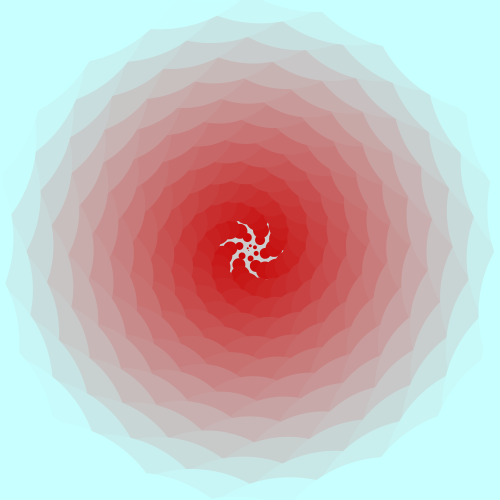
Frame 1 (no input)
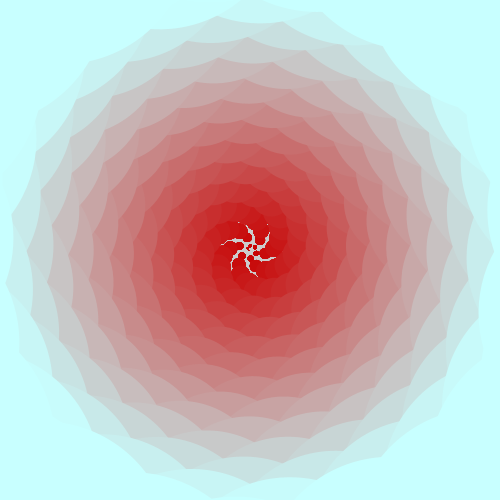
Frame 60 (the mouse pressed at the canvas centre just before this capture)
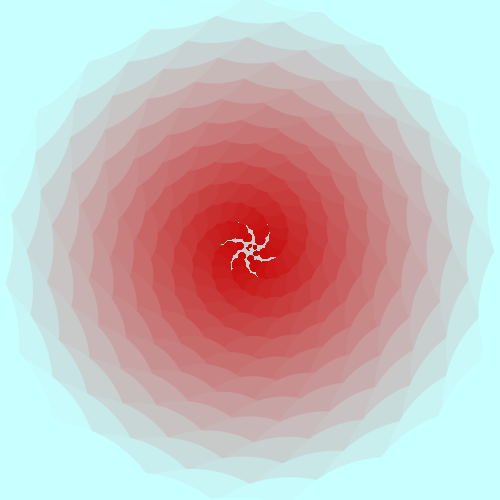
Frame 120 (the mouse held since frame 60 and released just before this capture)

The Processing sketch that drew these frames (run headless with seeded random() and noise(); from frame 60 on, the mouse is pressed at the canvas centre):

// Processing sketch: processing_31949
// ── processing_31949.pde

int click = 1;
float paddle2 = 1;
  int puck;
   
void setup() {
  smooth();
  size(500,500);
}
void draw(){
  translate(width/2, height/2);
   for(puck=0; puck<=800; puck =puck+click){
    rotate(paddle2);
    noStroke();
  fill(200,puck,puck);  
  ellipse(puck,puck,puck,puck); 
   }
  }
  
void mouseReleased() {
  if(click == 1) {
    
    click = 5;
    background(150);
    
  } 
  else {
    click = 1;
    
    
  }

}
